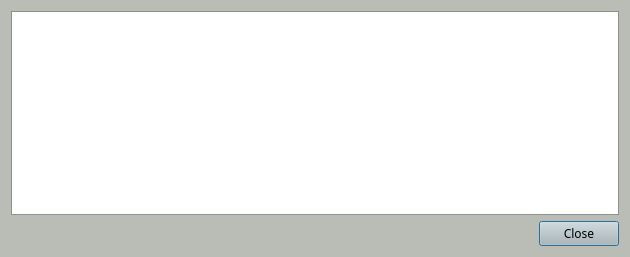
<?xml version="1.0" encoding="UTF-8"?>
<ui version="4.0">
 <class>TransactionDescDialog</class>
 <widget class="QDialog" name="TransactionDescDialog">
  <property name="geometry">
   <rect>
    <x>0</x>
    <y>0</y>
    <width>630</width>
    <height>257</height>
   </rect>
  </property>
  <property name="palette">
   <palette>
    <active>
     <colorrole role="WindowText">
      <brush brushstyle="SolidPattern">
       <color alpha="255">
        <red>0</red>
        <green>0</green>
        <blue>0</blue>
       </color>
      </brush>
     </colorrole>
     <colorrole role="Button">
      <brush brushstyle="SolidPattern">
       <color alpha="255">
        <red>186</red>
        <green>189</green>
        <blue>182</blue>
       </color>
      </brush>
     </colorrole>
     <colorrole role="Light">
      <brush brushstyle="SolidPattern">
       <color alpha="255">
        <red>255</red>
        <green>255</green>
        <blue>255</blue>
       </color>
      </brush>
     </colorrole>
     <colorrole role="Midlight">
      <brush brushstyle="SolidPattern">
       <color alpha="255">
        <red>220</red>
        <green>222</green>
        <blue>218</blue>
       </color>
      </brush>
     </colorrole>
     <colorrole role="Dark">
      <brush brushstyle="SolidPattern">
       <color alpha="255">
        <red>93</red>
        <green>94</green>
        <blue>91</blue>
       </color>
      </brush>
     </colorrole>
     <colorrole role="Mid">
      <brush brushstyle="SolidPattern">
       <color alpha="255">
        <red>124</red>
        <green>126</green>
        <blue>121</blue>
       </color>
      </brush>
     </colorrole>
     <colorrole role="Text">
      <brush brushstyle="SolidPattern">
       <color alpha="255">
        <red>0</red>
        <green>0</green>
        <blue>0</blue>
       </color>
      </brush>
     </colorrole>
     <colorrole role="BrightText">
      <brush brushstyle="SolidPattern">
       <color alpha="255">
        <red>255</red>
        <green>255</green>
        <blue>255</blue>
       </color>
      </brush>
     </colorrole>
     <colorrole role="ButtonText">
      <brush brushstyle="SolidPattern">
       <color alpha="255">
        <red>0</red>
        <green>0</green>
        <blue>0</blue>
       </color>
      </brush>
     </colorrole>
     <colorrole role="Base">
      <brush brushstyle="SolidPattern">
       <color alpha="255">
        <red>255</red>
        <green>255</green>
        <blue>255</blue>
       </color>
      </brush>
     </colorrole>
     <colorrole role="Window">
      <brush brushstyle="SolidPattern">
       <color alpha="255">
        <red>186</red>
        <green>189</green>
        <blue>182</blue>
       </color>
      </brush>
     </colorrole>
     <colorrole role="Shadow">
      <brush brushstyle="SolidPattern">
       <color alpha="255">
        <red>0</red>
        <green>0</green>
        <blue>0</blue>
       </color>
      </brush>
     </colorrole>
     <colorrole role="AlternateBase">
      <brush brushstyle="SolidPattern">
       <color alpha="255">
        <red>220</red>
        <green>222</green>
        <blue>218</blue>
       </color>
      </brush>
     </colorrole>
     <colorrole role="ToolTipBase">
      <brush brushstyle="SolidPattern">
       <color alpha="255">
        <red>255</red>
        <green>255</green>
        <blue>220</blue>
       </color>
      </brush>
     </colorrole>
     <colorrole role="ToolTipText">
      <brush brushstyle="SolidPattern">
       <color alpha="255">
        <red>0</red>
        <green>0</green>
        <blue>0</blue>
       </color>
      </brush>
     </colorrole>
    </active>
    <inactive>
     <colorrole role="WindowText">
      <brush brushstyle="SolidPattern">
       <color alpha="255">
        <red>0</red>
        <green>0</green>
        <blue>0</blue>
       </color>
      </brush>
     </colorrole>
     <colorrole role="Button">
      <brush brushstyle="SolidPattern">
       <color alpha="255">
        <red>186</red>
        <green>189</green>
        <blue>182</blue>
       </color>
      </brush>
     </colorrole>
     <colorrole role="Light">
      <brush brushstyle="SolidPattern">
       <color alpha="255">
        <red>255</red>
        <green>255</green>
        <blue>255</blue>
       </color>
      </brush>
     </colorrole>
     <colorrole role="Midlight">
      <brush brushstyle="SolidPattern">
       <color alpha="255">
        <red>220</red>
        <green>222</green>
        <blue>218</blue>
       </color>
      </brush>
     </colorrole>
     <colorrole role="Dark">
      <brush brushstyle="SolidPattern">
       <color alpha="255">
        <red>93</red>
        <green>94</green>
        <blue>91</blue>
       </color>
      </brush>
     </colorrole>
     <colorrole role="Mid">
      <brush brushstyle="SolidPattern">
       <color alpha="255">
        <red>124</red>
        <green>126</green>
        <blue>121</blue>
       </color>
      </brush>
     </colorrole>
     <colorrole role="Text">
      <brush brushstyle="SolidPattern">
       <color alpha="255">
        <red>0</red>
        <green>0</green>
        <blue>0</blue>
       </color>
      </brush>
     </colorrole>
     <colorrole role="BrightText">
      <brush brushstyle="SolidPattern">
       <color alpha="255">
        <red>255</red>
        <green>255</green>
        <blue>255</blue>
       </color>
      </brush>
     </colorrole>
     <colorrole role="ButtonText">
      <brush brushstyle="SolidPattern">
       <color alpha="255">
        <red>0</red>
        <green>0</green>
        <blue>0</blue>
       </color>
      </brush>
     </colorrole>
     <colorrole role="Base">
      <brush brushstyle="SolidPattern">
       <color alpha="255">
        <red>255</red>
        <green>255</green>
        <blue>255</blue>
       </color>
      </brush>
     </colorrole>
     <colorrole role="Window">
      <brush brushstyle="SolidPattern">
       <color alpha="255">
        <red>186</red>
        <green>189</green>
        <blue>182</blue>
       </color>
      </brush>
     </colorrole>
     <colorrole role="Shadow">
      <brush brushstyle="SolidPattern">
       <color alpha="255">
        <red>0</red>
        <green>0</green>
        <blue>0</blue>
       </color>
      </brush>
     </colorrole>
     <colorrole role="AlternateBase">
      <brush brushstyle="SolidPattern">
       <color alpha="255">
        <red>220</red>
        <green>222</green>
        <blue>218</blue>
       </color>
      </brush>
     </colorrole>
     <colorrole role="ToolTipBase">
      <brush brushstyle="SolidPattern">
       <color alpha="255">
        <red>255</red>
        <green>255</green>
        <blue>220</blue>
       </color>
      </brush>
     </colorrole>
     <colorrole role="ToolTipText">
      <brush brushstyle="SolidPattern">
       <color alpha="255">
        <red>0</red>
        <green>0</green>
        <blue>0</blue>
       </color>
      </brush>
     </colorrole>
    </inactive>
    <disabled>
     <colorrole role="WindowText">
      <brush brushstyle="SolidPattern">
       <color alpha="255">
        <red>93</red>
        <green>94</green>
        <blue>91</blue>
       </color>
      </brush>
     </colorrole>
     <colorrole role="Button">
      <brush brushstyle="SolidPattern">
       <color alpha="255">
        <red>186</red>
        <green>189</green>
        <blue>182</blue>
       </color>
      </brush>
     </colorrole>
     <colorrole role="Light">
      <brush brushstyle="SolidPattern">
       <color alpha="255">
        <red>255</red>
        <green>255</green>
        <blue>255</blue>
       </color>
      </brush>
     </colorrole>
     <colorrole role="Midlight">
      <brush brushstyle="SolidPattern">
       <color alpha="255">
        <red>220</red>
        <green>222</green>
        <blue>218</blue>
       </color>
      </brush>
     </colorrole>
     <colorrole role="Dark">
      <brush brushstyle="SolidPattern">
       <color alpha="255">
        <red>93</red>
        <green>94</green>
        <blue>91</blue>
       </color>
      </brush>
     </colorrole>
     <colorrole role="Mid">
      <brush brushstyle="SolidPattern">
       <color alpha="255">
        <red>124</red>
        <green>126</green>
        <blue>121</blue>
       </color>
      </brush>
     </colorrole>
     <colorrole role="Text">
      <brush brushstyle="SolidPattern">
       <color alpha="255">
        <red>93</red>
        <green>94</green>
        <blue>91</blue>
       </color>
      </brush>
     </colorrole>
     <colorrole role="BrightText">
      <brush brushstyle="SolidPattern">
       <color alpha="255">
        <red>255</red>
        <green>255</green>
        <blue>255</blue>
       </color>
      </brush>
     </colorrole>
     <colorrole role="ButtonText">
      <brush brushstyle="SolidPattern">
       <color alpha="255">
        <red>93</red>
        <green>94</green>
        <blue>91</blue>
       </color>
      </brush>
     </colorrole>
     <colorrole role="Base">
      <brush brushstyle="SolidPattern">
       <color alpha="255">
        <red>186</red>
        <green>189</green>
        <blue>182</blue>
       </color>
      </brush>
     </colorrole>
     <colorrole role="Window">
      <brush brushstyle="SolidPattern">
       <color alpha="255">
        <red>186</red>
        <green>189</green>
        <blue>182</blue>
       </color>
      </brush>
     </colorrole>
     <colorrole role="Shadow">
      <brush brushstyle="SolidPattern">
       <color alpha="255">
        <red>0</red>
        <green>0</green>
        <blue>0</blue>
       </color>
      </brush>
     </colorrole>
     <colorrole role="AlternateBase">
      <brush brushstyle="SolidPattern">
       <color alpha="255">
        <red>186</red>
        <green>189</green>
        <blue>182</blue>
       </color>
      </brush>
     </colorrole>
     <colorrole role="ToolTipBase">
      <brush brushstyle="SolidPattern">
       <color alpha="255">
        <red>255</red>
        <green>255</green>
        <blue>220</blue>
       </color>
      </brush>
     </colorrole>
     <colorrole role="ToolTipText">
      <brush brushstyle="SolidPattern">
       <color alpha="255">
        <red>0</red>
        <green>0</green>
        <blue>0</blue>
       </color>
      </brush>
     </colorrole>
    </disabled>
   </palette>
  </property>
  <property name="font">
   <font>
    <family>Sawasdee</family>
   </font>
  </property>
  <property name="windowTitle">
   <string>Transaction details</string>
  </property>
  <layout class="QVBoxLayout" name="verticalLayout">
   <item>
    <widget class="QTextEdit" name="detailText">
     <property name="toolTip">
      <string>This pane shows a detailed description of the transaction</string>
     </property>
     <property name="readOnly">
      <bool>true</bool>
     </property>
    </widget>
   </item>
   <item>
    <widget class="QDialogButtonBox" name="buttonBox">
     <property name="orientation">
      <enum>Qt::Horizontal</enum>
     </property>
     <property name="standardButtons">
      <set>QDialogButtonBox::Close</set>
     </property>
    </widget>
   </item>
  </layout>
 </widget>
 <resources/>
 <connections>
  <connection>
   <sender>buttonBox</sender>
   <signal>accepted()</signal>
   <receiver>TransactionDescDialog</receiver>
   <slot>accept()</slot>
   <hints>
    <hint type="sourcelabel">
     <x>248</x>
     <y>254</y>
    </hint>
    <hint type="destinationlabel">
     <x>157</x>
     <y>274</y>
    </hint>
   </hints>
  </connection>
  <connection>
   <sender>buttonBox</sender>
   <signal>rejected()</signal>
   <receiver>TransactionDescDialog</receiver>
   <slot>reject()</slot>
   <hints>
    <hint type="sourcelabel">
     <x>316</x>
     <y>260</y>
    </hint>
    <hint type="destinationlabel">
     <x>286</x>
     <y>274</y>
    </hint>
   </hints>
  </connection>
 </connections>
</ui>
